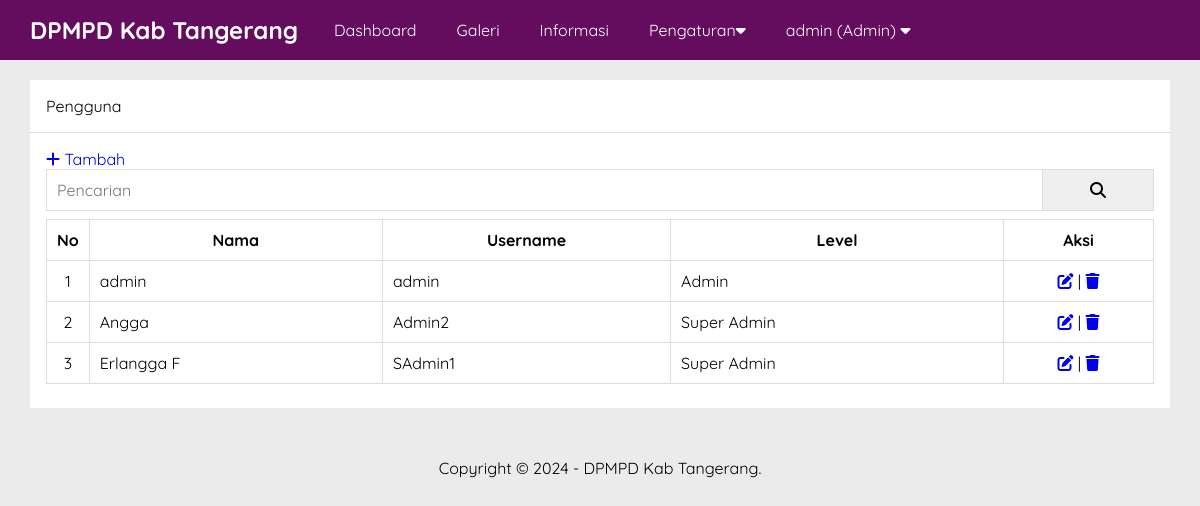
The app's page /admin/pengguna.php (signed in) with its own data.
### tables this page shows
CREATE TABLE `pengaturan` (
  `id` int(11) NOT NULL,
  `nama` varchar(50) NOT NULL,
  `email` varchar(50) NOT NULL,
  `telepon` varchar(20) NOT NULL,
  `alamat` text NOT NULL,
  `logo` varchar(50) NOT NULL,
  `favicon` varchar(50) NOT NULL,
  `tentang_sekolah` text NOT NULL,
  `foto_sekolah` varchar(50) NOT NULL,
  `google_maps` text NOT NULL,
  `nama_kepsek` varchar(50) NOT NULL,
  `foto_kepsek` varchar(50) NOT NULL,
  `sambutan_kepsek` text NOT NULL,
  `created_at` timestamp NOT NULL DEFAULT current_timestamp(),
  `updated_at` datetime DEFAULT NULL
);

CREATE TABLE `pengguna` (
  `id` int(11) NOT NULL,
  `nama` varchar(30) NOT NULL,
  `username` varchar(30) NOT NULL,
  `password` varchar(50) NOT NULL,
  `level` enum('Super Admin','Admin') NOT NULL,
  `created_at` timestamp NOT NULL DEFAULT current_timestamp(),
  `updated_at` datetime DEFAULT NULL
);

### admin/pengguna.php (the view, shortened to what this page needs)
<?php include 'header.php' ?>
            <div class="content">
                <div class="container">
                    <div class="box">
                        <div class="box-header">
                            Pengguna
                        </div>
                        <div class="box-body">
                            <a href="tambah-pengguna.php"><i class="fa fa-plus"></i> Tambah</a>
                            <form action="">
                                <div class="input-group">
                                    <input type="text" name="key" placeholder="Pencarian">
                                    <button type="submit"><i class = "fa fa-search"></i></button>
                                </div>
                            </form>
                            <table class="table">
                                <thead>
                                    <tr>
                                        <th>No</th>
                                        <th>Nama</th>
                                        <th>Username</th>
                                        <th>Level</th>
                                        <th>Aksi</th>
                                    </tr>
                                </thead>
                                <tbody>
                                    <?php
                                    $no = 1;
                                    $where = "WHERE 1=1";
                                        $pengguna = mysqli_query($conn, "SELECT * FROM pengguna $where ORDER BY id DESC");
                                        if(mysqli_num_rows($pengguna) > 0){
                                            while($p = mysqli_fetch_array($pengguna)){
                                    ?>
                                    <tr>
                                        <td><?= $no++ ?></td>
                                        <td><?= $p['nama'] ?></td>
                                        <td><?= $p['username'] ?></td>
                                        <td><?= $p['level'] ?></td>
                                        <td>
                                            <a href="edit-pengguna.php?id=<?= $p['id'] ?>" title="Edit Data"><i class="fa-solid fa-pen-to-square"></i></a> |
                                            <a href="hapus.php?idpengguna=<?= $p['id'] ?>" onclick="return confirm('Yakin ingin di Hapus ?')"title="Hapus Data"><i class="fa-solid fa-trash"></i></a>
                                        </td>
                                    </tr>
                                <?php }}else{ ?>
                                    <tr>
                                            <td colspan "5">Data tidak ada</td>
                                    </tr>
                                <?php } ?>
                                </tbody>
                            </table>
                        </div>
                    </div>
                </div>
            </div>
 <?php include 'footer.php' ?>

### admin/header.php (shortened to what this page needs)
<?php
include '../koneksi.php';
$identitas = mysqli_query($conn, "SELECT * FROM pengaturan ORDER BY id DESC LIMIT 1");
$d = mysqli_fetch_object($identitas);
?>
<!DOCTYPE html>
<html>
<head>
    <link rel="stylesheet" type="text/css" href="../assets/css/style.css">
    <link rel="stylesheet" href="https://cdnjs.cloudflare.com/ajax/libs/font-awesome/6.1.1/css/all.min.css" />
</head>
<body class="bg-light">
    <div class="navbar">
        <div class="container">
            <h2 class="nav-brand float-left"><a href="index.php"><?= $d->nama ?></a></h2>
            <ul class="nav-menu float-left">
                <li><a href="index.php">Dashboard</a></li>
                <?php if ($_SESSION['ulevel'] == 'Super Admin') { ?>
                    <li><a href="pengguna.php">Pengguna</a></li>
                <?php } elseif ($_SESSION['ulevel'] == 'Admin') { ?>
                    <li><a href="galeri.php">Galeri</a></li>
                    <li><a href="informasi.php">Informasi</a></li>
                    <li>
                        <a href="#">Pengaturan<i class="fa fa-caret-down"></i></a>
                    </li>
                <?php } ?>
                <li>
                    <a href="#"> <?= $_SESSION['uname'] ?> (<?= $_SESSION['ulevel'] ?>) <i class="fa fa-caret-down"></i></a>
                </li>
            </ul>
        </div class="clearfix">
    </div>

### admin/footer.php
            <div class="footer">
                <div class="container text-center">
                Copyright &copy; 2024 - <?= $d->nama ?>.
            </div>
            </div>
    </body>
</html>

### assets/css/style.css (style rules this page uses)
* { margin:0; padding:0; font-family: 'Quicksand', sans-serif; box-sizing: border-box; }
a { text-decoration: none; }
.float-left { float: left; }
.container { width: 1140px; margin:0 auto; }
.container::after { content: ""; display: block; clear: both; }
.bg-light { background-color: #ebebeb;; }
.box { background-color: #ffF; }
.box-header { padding: 16px; border-bottom: 1px solid #ddd; background-color: #fff; }
.box-body { padding: 16px; background-color: #fff; }
.text-center { text-align: center !important; }
.navbar { height: 60px; width: 100%; background-color:#640D5F; position: fixed; top: 0; z-index: 1000; }
.navbar a { color: #fff ; }
.nav-brand { display: inline-block; padding: 15px 0; margin-right: 16px; }
.nav-menu { display: flex; list-style: none; }
.nav-menu li a { padding: 20px; display: inline-block; }
.content { padding: 80px 0 30px 0; }
.footer { padding: 20px 0; }
.table { width: 100%; border-collapse: collapse; margin: 8px 0; }
.table th, .table td { border: 1px solid #ddd; padding: 10px; }
.table td:first-child { width: 40px; text-align: center; }
.table td:last-child { width: 150px; text-align: center; }
.input-group::after { content: ""; clear: both; display: block; }
.input-group input[type="text"] { width: 90%; padding: 10px; font-size : 16px; border: 1px solid #ddd; }
.input-group button { width: 10%; padding: 10px; font-size: 16px; float: right; border: 1px solid #ddd; border-left: none; }

### records on screen
pengaturan: nama "DPMPD Kab Tangerang"
pengguna: nama "admin", username "admin", level "Admin"
pengguna: nama "Angga", username "Admin2", level "Super Admin"
pengguna: nama "Erlangga F", username "SAdmin1", level "Super Admin"

### other values on screen
$_SESSION['uname'] "admin"
$_SESSION['ulevel'] "Admin"
